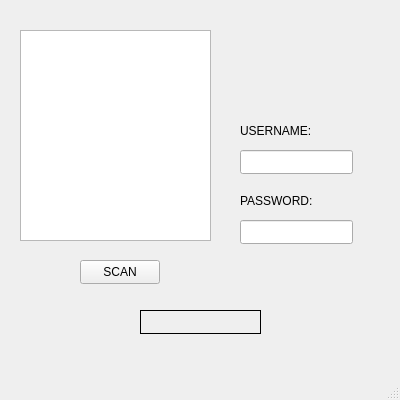
<?xml version="1.0" encoding="UTF-8"?>
<ui version="4.0">
 <class>MainWindow</class>
 <widget class="QMainWindow" name="MainWindow">
  <property name="geometry">
   <rect>
    <x>0</x>
    <y>0</y>
    <width>400</width>
    <height>400</height>
   </rect>
  </property>
  <property name="windowTitle">
   <string>FaceRecognition</string>
  </property>
  <widget class="QWidget" name="centralwidget">
   <widget class="QLabel" name="label">
    <property name="geometry">
     <rect>
      <x>240</x>
      <y>120</y>
      <width>111</width>
      <height>21</height>
     </rect>
    </property>
    <property name="text">
     <string>USERNAME:</string>
    </property>
   </widget>
   <widget class="QLabel" name="label_2">
    <property name="geometry">
     <rect>
      <x>240</x>
      <y>190</y>
      <width>111</width>
      <height>21</height>
     </rect>
    </property>
    <property name="text">
     <string>PASSWORD:</string>
    </property>
   </widget>
   <widget class="QLineEdit" name="lineEdit">
    <property name="geometry">
     <rect>
      <x>240</x>
      <y>150</y>
      <width>113</width>
      <height>24</height>
     </rect>
    </property>
   </widget>
   <widget class="QLineEdit" name="lineEdit_2">
    <property name="geometry">
     <rect>
      <x>240</x>
      <y>220</y>
      <width>113</width>
      <height>24</height>
     </rect>
    </property>
    <property name="inputMethodHints">
     <set>Qt::ImhHiddenText|Qt::ImhNoAutoUppercase|Qt::ImhNoPredictiveText|Qt::ImhSensitiveData</set>
    </property>
    <property name="echoMode">
     <enum>QLineEdit::Password</enum>
    </property>
   </widget>
   <widget class="QPushButton" name="pushButton">
    <property name="geometry">
     <rect>
      <x>80</x>
      <y>260</y>
      <width>80</width>
      <height>24</height>
     </rect>
    </property>
    <property name="text">
     <string>SCAN</string>
    </property>
   </widget>
   <widget class="QGraphicsView" name="graphicsView">
    <property name="geometry">
     <rect>
      <x>20</x>
      <y>30</y>
      <width>191</width>
      <height>211</height>
     </rect>
    </property>
   </widget>
   <widget class="QLabel" name="label_3">
    <property name="geometry">
     <rect>
      <x>140</x>
      <y>310</y>
      <width>121</width>
      <height>24</height>
     </rect>
    </property>
    <property name="frameShape">
     <enum>QFrame::Box</enum>
    </property>
    <property name="text">
     <string/>
    </property>
    <property name="alignment">
     <set>Qt::AlignCenter</set>
    </property>
   </widget>
  </widget>
  <widget class="QStatusBar" name="statusbar"/>
 </widget>
 <resources/>
 <connections/>
</ui>
